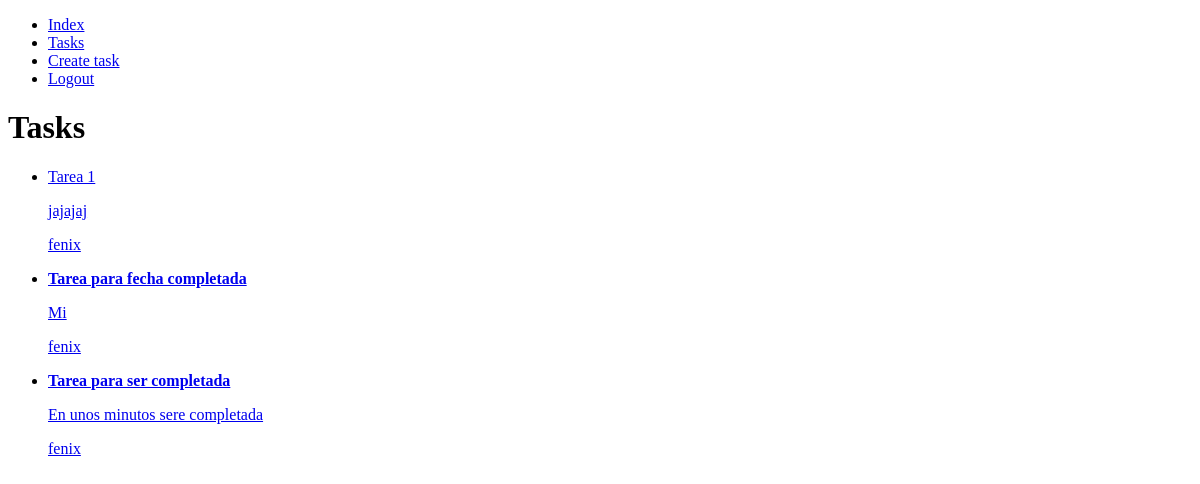
Page /tasks/ (signed in) on the earlier database version.
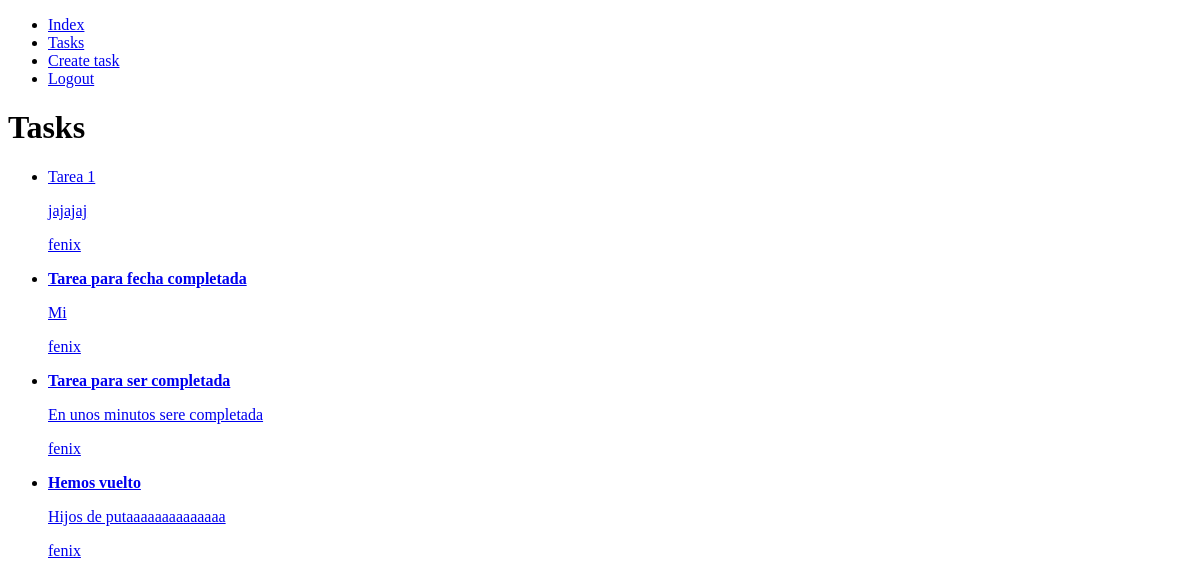
Same page on the later database version.
### tasks/models.py (models this page shows, shortened)
class Task(models.Model):
  title = models.CharField(max_length=100)
  description = models.TextField(blank=True)
  created = models.DateTimeField(auto_now_add=True)
  datecompleted = models.DateTimeField(null=True, blank=True)
  important = models.BooleanField(default=False)
  user = models.ForeignKey(User, on_delete=models.CASCADE)

### tasks/views.py (the view)
# urls.py: path('tasks/', views.tasks, name='tasks'),
def tasks(request):
    tasks = Task.objects.filter(user = request.user)
    return render(request, 'tasks.html',{
        'tasks': tasks
    })

### tasks/Templates/tasks.html
{% extends 'base.html'%}
{% block content %}
  <h1>Tasks</h1>
  {% for task in tasks %}
    <ul>
      <li>
        <a href="{% url 'task_detail' task.id %}">
          {% if task.important %}
          <strong>{{task.title}}</strong>
          {% else %}
          {{task.title}}
          {% endif %}
          <p>{{task.description}}</p>
          <p>{{task.user.username}}</p>
        </a>
      </li>
    </ul>
  {% endfor %}
  {% endblock %}

Differences in the rows shown:
added Task: title "Hemos vuelto", description "Hijos de putaaaaaaaaaaaaaa", user.username "fenix"
